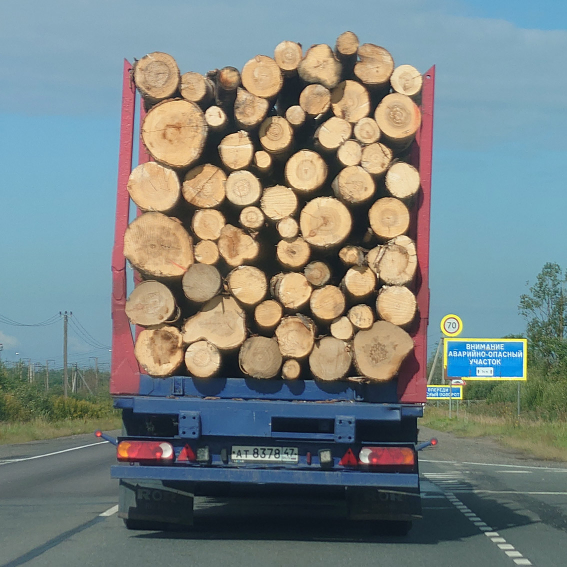
#> input picture lab2/logs-2.jpg, 1134 x 1134 px, found by its file name (shown at 1/2 size)
$ jupyter execute logs-2.ipynb
#> lines starting #> are read from the running program, lines starting #| are printed output that depends on the picture
[cell 1]
import cv2 as cv
import numpy as np
import matplotlib.pyplot as plt

# Читать изображение

[cell 2]
src = cv.imread(r"D:\Projects\Pycharm_projects\CV\lab02\task2\logs-2.jpg")
#> src is the input picture: shape (1134, 1134, 3); mean B, G, R 128.8, 131.3, 121.7
src = cv.cvtColor(src, cv.COLOR_BGR2RGB)
src = cv.bilateralFilter(src, 9, 75, 75)
plt.imshow(src)

# Преобразовать в черно-белое изображение

[cell 3]
# 将图像从 RGB 色彩空间转换为灰度图像
gray = cv.cvtColor(src, cv.COLOR_RGB2GRAY)
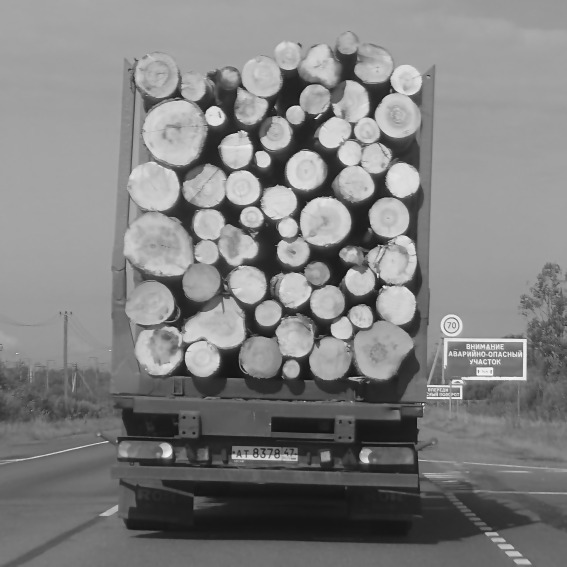
#> gray: shape (1134, 1134) (shown at 1/2 size); min 13, max 246, mean 128.1

# 可选：对灰度图像应用 3x3 的模糊处理
gray = cv.blur(gray, (3, 3))

# 显示灰度图像
plt.imshow(gray, 'gray')
plt.show()

# Обрезать изображение

[cell 4]
import matplotlib.pyplot as plt
size1 = 660
size2 = 720
x1 = 200
y1 = 50
x2 = x1 + size1
y2 = y1 + size2

cut = gray[y1:y2, x1:x2]
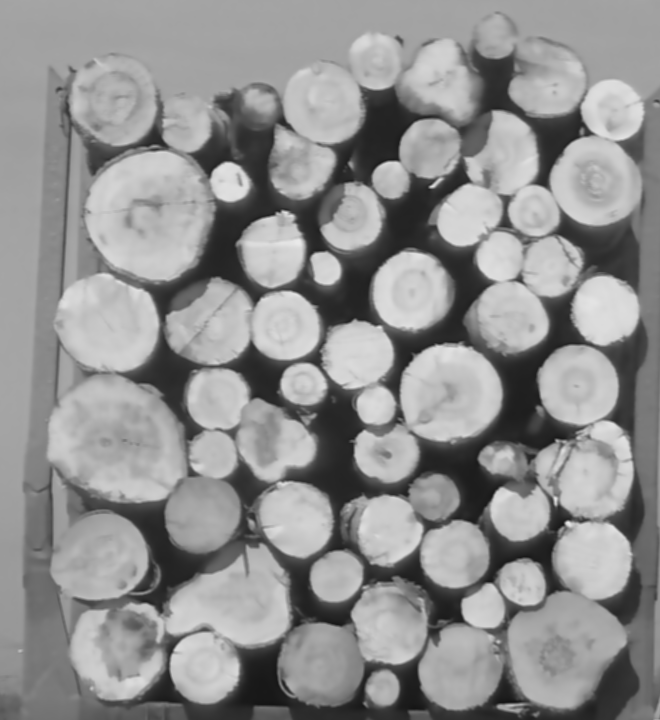
#> cut: shape (720, 660); min 18, max 233, mean 144.1

# 显示灰度图像
plt.imshow(cut, cmap='gray')
plt.show()

# Использовать преобразование Хафа (HOUGH_GRADIENT_ALT) для обнаружения кругов на изображении

[cell 5]
from cv2 import HOUGH_GRADIENT_ALT

detected_circles = cv.HoughCircles(
    cut,
    HOUGH_GRADIENT_ALT,
    1.8,
    30,
    param1=260,
    param2=0.5,
    minRadius=18, maxRadius=100
)
#> detected_circles = 58 rows, first 8: [147.6, 216, 66.48], [120.6, 441, 72.76], [590.4, 471.6, 48.48], [108, 315, 57.18], [410.4, 291.6, 40.3], [318.6, 660.6, 43.02], [450, 396, 50.79], [120.6, 441, 60.34]

[cell 6]
image = src.copy()
pipes_count = 0

if detected_circles is not None:
    detected_circles = np.uint16(np.around(detected_circles))
#> detected_circles = 58 rows, first 8: [148, 216, 66], [121, 441, 73], [590, 472, 48], [108, 315, 57], [410, 292, 40], [319, 661, 43], [450, 396, 51], [121, 441, 60]

    for points in detected_circles[0, :]:
        a, b, r = points[0] + x1, points[1] + y1, points[2]

        cv.circle(image, (a, b), r, (0, 255, 0), 2)
        cv.circle(image, (a, b), 1, (255, 0, 0), 3)

        pipes_count += 1
#> this loop made 58 passes
#> (points, a, b, r) on passes 1 to 12: ([148, 216, 66], 348, 266, 66), ([121, 441, 73], 321, 491, 73), ([590, 472, 48], 790, 522, 48), ([108, 315, 57], 308, 365, 57), ([410, 292, 40], 610, 342, 40), ([319, 661, 43], 519, 711, 43), ([450, 396, 51], 650, 446, 51), ([121, 441, 60], 321, 491, 60), ([322, 101, 42], 522, 151, 42), ([459, 670, 43], 659, 720, 43), ([119, 639, 56], 319, 689, 56), ([205, 666, 37], 405, 716, 37)
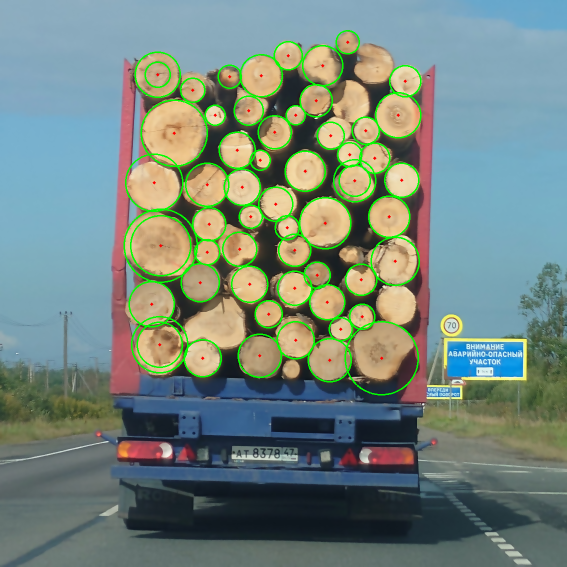
#> image: shape (1134, 1134, 3) (shown at 1/2 size); mean R, G, B 117.3, 135.1, 125.9
#> after the loop, pipes_count = 58

print("Total pipes: ", pipes_count)
#| Total pipes:  58


fig, axs = plt.subplots(1, 2, figsize=(10, 5))
axs[0].imshow(image)
axs[0].set_title('Image1')
axs[0].axis('off')

cut1 = image[y1:y2, x1:x2]
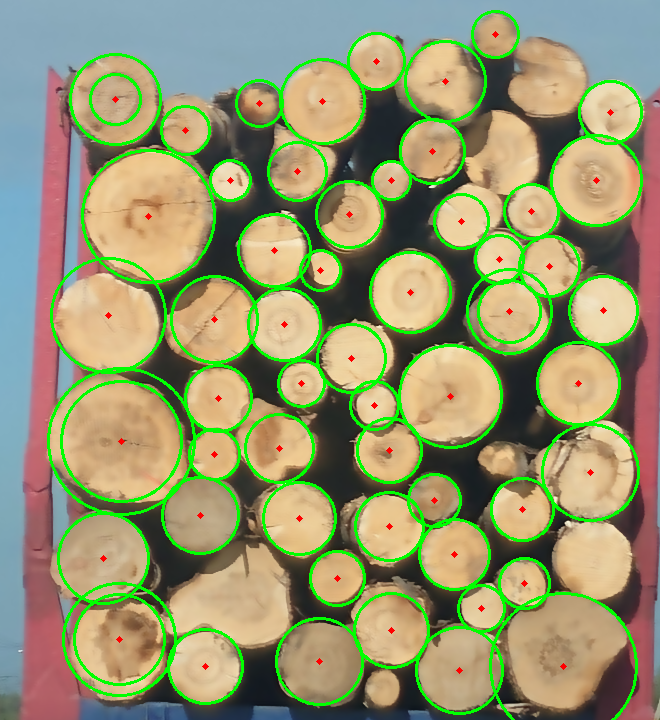
#> cut1: shape (720, 660, 3); mean R, G, B 149, 150.6, 110.2

axs[1].imshow(cut1, cmap='gray')
axs[1].set_title('Image2')
axs[1].axis('off')

$ run again, with lab2/logs-1.jpg copied over lab2/logs-2.jpg
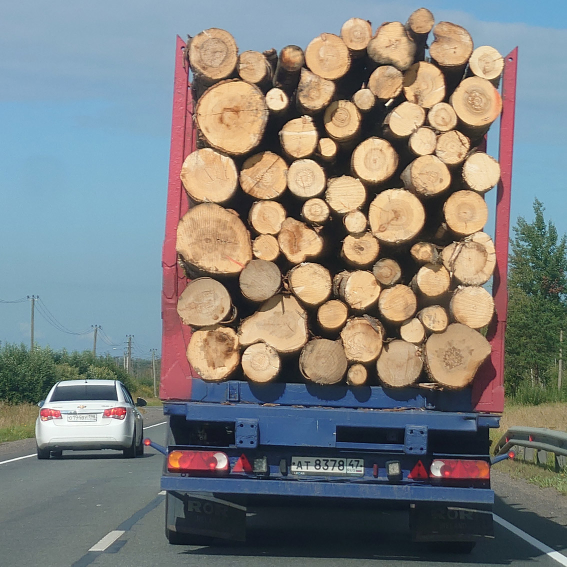
#> input picture lab2/logs-1.jpg, 1134 x 1134 px, found by its file name (shown at 1/2 size)
#> src is the input picture: shape (1134, 1134, 3); mean B, G, R 125, 128, 127.2
#> `detected_circles = cv.HoughCircles( cut, HOUGH_GRADIENT_ALT, 1.8, 30, ..`: detected_circles = 46 rows, first 8: [266.4, 180, 71.72], [214.2, 302.4, 56.06], [228.6, 651.6, 55.3], [547.2, 271.8, 43.79], [590.4, 383.4, 54.46], [214.2, 419.4, 64.42], [214.2, 419.4, 90.86], [446.4, 671.4, 46.63]
#> `detected_circles = np.uint16(np.around(detected_circles))`: detected_circles = 46 rows, first 8: [266, 180, 72], [214, 302, 56], [229, 652, 55], [547, 272, 44], [590, 383, 54], [214, 419, 64], [214, 419, 91], [446, 671, 47]
#> the loop `for points in detected_circles[0, :]:` made 46 passes
#> (points, a, b, r) on passes 1 to 8: ([266, 180, 72], 466, 230, 72), ([214, 302, 56], 414, 352, 56), ([229, 652, 55], 429, 702, 55), ([547, 272, 44], 747, 322, 44), ([590, 383, 54], 790, 433, 54), ([214, 419, 64], 414, 469, 64), ([214, 419, 91], 414, 469, 91), ([446, 671, 47], 646, 721, 47)
#> after the loop `for points in detected_circles[0, :]:`:
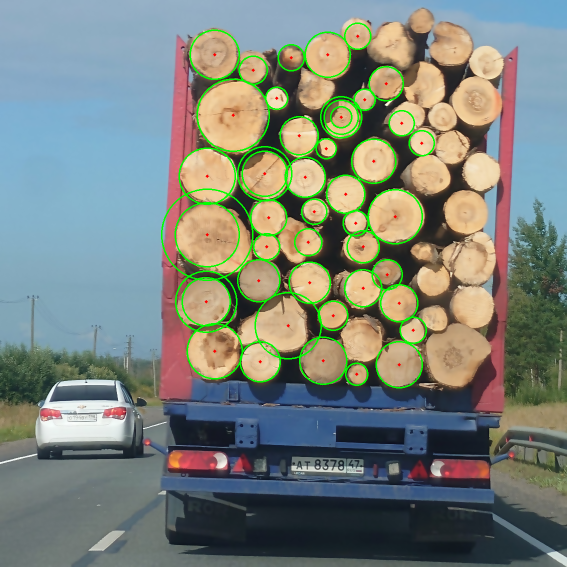
#> image: shape (1134, 1134, 3) (shown at 1/2 size); mean R, G, B 123.4, 131.4, 122.5
#> after the loop `for points in detected_circles[0, :]:`: pipes_count = 46
#| Total pipes:  46
#> `cut1 = image[y1:y2, x1:x2]`:
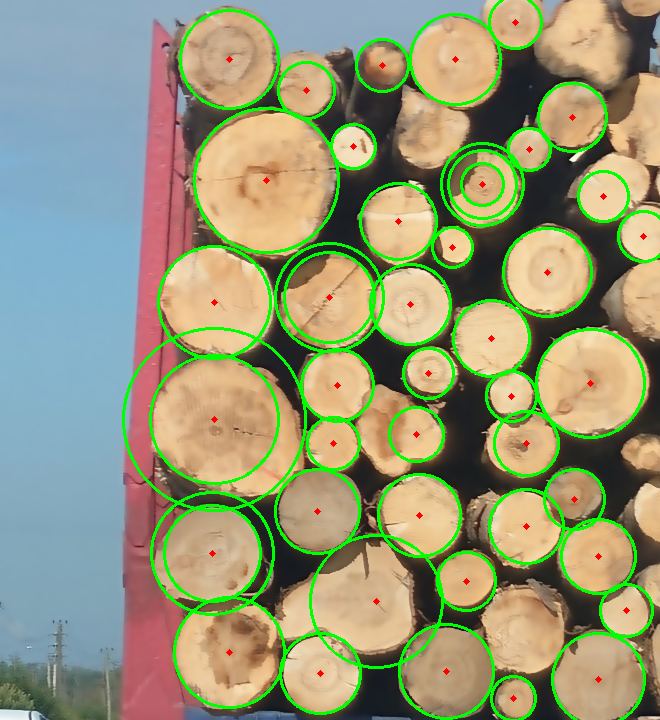
#> cut1: shape (720, 660, 3); mean R, G, B 149.8, 152, 118.7

$ run again, with lab2/logs-3.jpg copied over lab2/logs-2.jpg
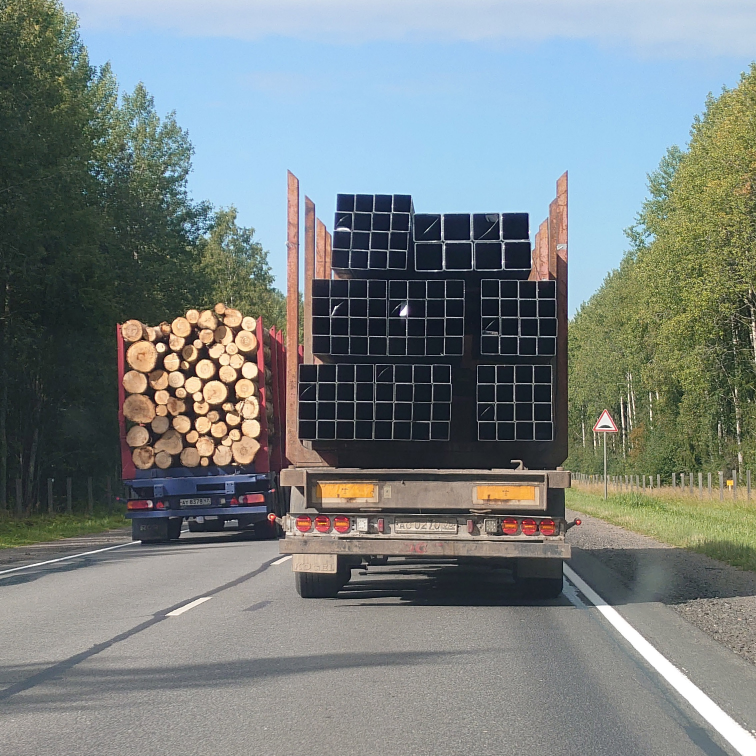
#> input picture lab2/logs-3.jpg, 2268 x 2268 px, found by its file name (shown at 1/3 size)
#> src is the input picture: shape (2268, 2268, 3); mean B, G, R 129.1, 129.7, 121.5
#> `cut = gray[y1:y2, x1:x2]`:
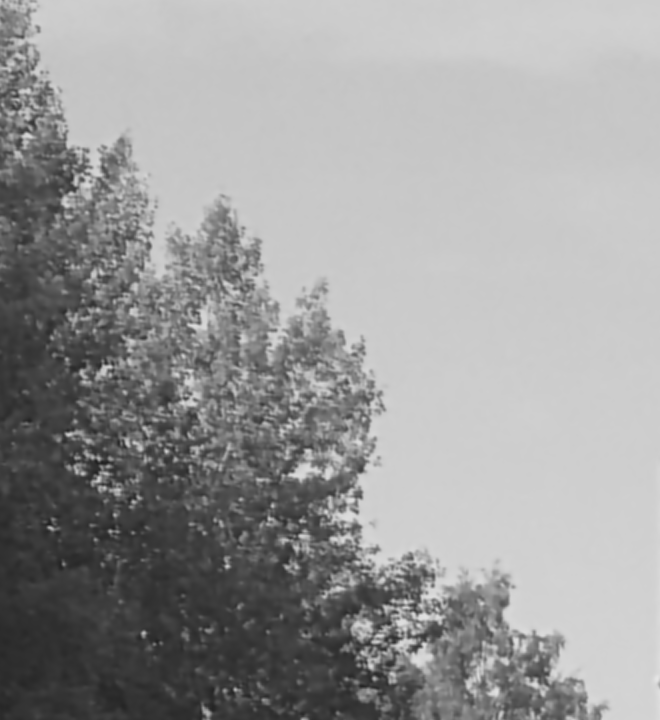
#> cut: shape (720, 660); min 32, max 229, mean 154
#> detected_circles = None
#> `[cell 6] image = src.copy() pipes_count = 0  if detected_circles is no..`:
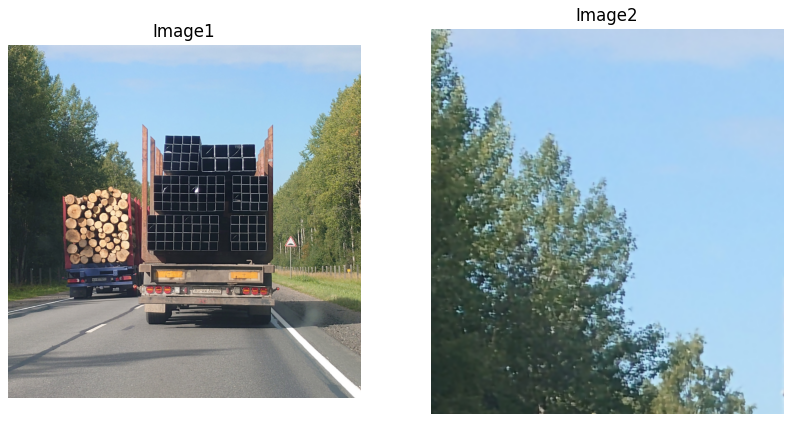
#> figure drawn by matplotlib, 2 panels
